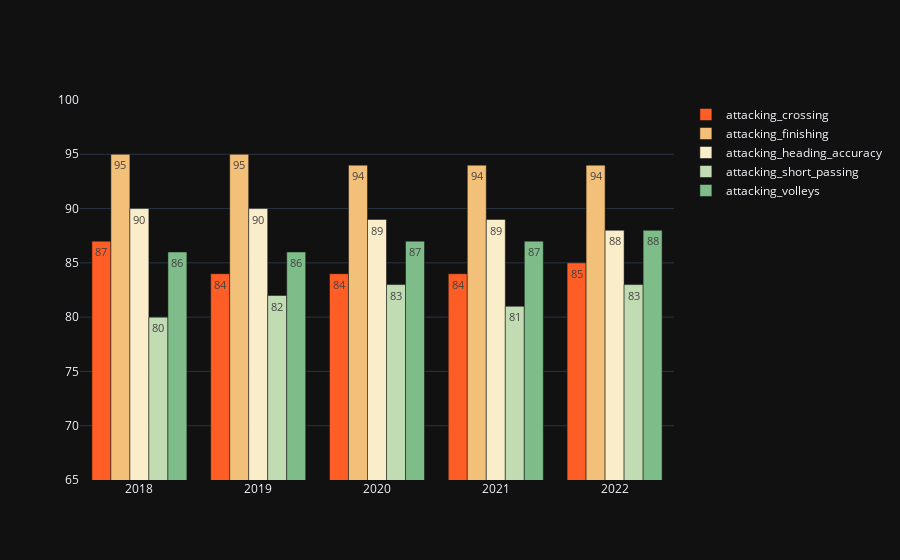

Write notebook code for a chart like this one.
### Code cell
import plotly.graph_objects as go
fig = go.Figure()

for i in range(len(selected_skills)):
# for skill in p_skill:
    skill = selected_skills[i]
    if i>=len(colors): color_p = i-len(colors)
    else: color_p = i
    fig.add_trace(go.Bar(
        x=years, y=list(growth[skill]), name=skill,
        text=list(growth[skill]), marker_color=colors[color_p],
    ))
fig.update_layout(template='plotly_dark', yaxis_range=[min_range, max_range])
fig.show()

### Figure 1 — Plotly figure (JSON) as saved in the notebook; plotly's stock layout.template omitted (floating-point values rounded to 4 significant figures)
{"data": [{"marker": {"color": "#FE5D26"}, "name": "attacking_crossing", "text": ["87", "84", "84", "84", "85"], "type": "bar", "x": ["2018", "2019", "2020", "2021", "2022"], "y": [87, 84, 84, 84, 85]}, {"marker": {"color": "#F2C078"}, "name": "attacking_finishing", "text": ["95", "95", "94", "94", "94"], "type": "bar", "x": ["2018", "2019", "2020", "2021", "2022"], "y": [95, 95, 94, 94, 94]}, {"marker": {"color": "#FAEDCA"}, "name": "attacking_heading_accuracy", "text": ["90", "90", "89", "89", "88"], "type": "bar", "x": ["2018", "2019", "2020", "2021", "2022"], "y": [90, 90, 89, 89, 88]}, {"marker": {"color": "#C1DBB3"}, "name": "attacking_short_passing", "text": ["80", "82", "83", "81", "83"], "type": "bar", "x": ["2018", "2019", "2020", "2021", "2022"], "y": [80, 82, 83, 81, 83]}, {"marker": {"color": "#7EBC89"}, "name": "attacking_volleys", "text": ["86", "86", "87", "87", "88"], "type": "bar", "x": ["2018", "2019", "2020", "2021", "2022"], "y": [86, 86, 87, 87, 88]}], "layout": {"yaxis": {"range": [65, 100]}}}
